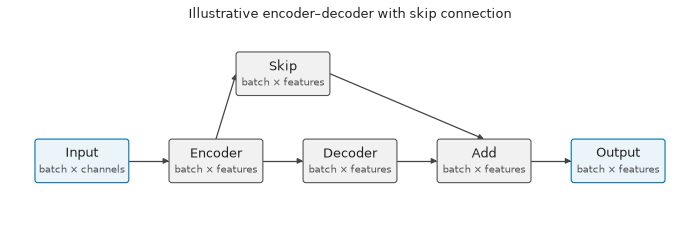
#> input picture docs/milestones/milestone-2/before/encoder_decoder.png, 700 x 230 px; its folder holds only this picture in this run
$ python compare_review.py
#> lines starting #> are read from the running program, lines starting #| are printed output that depends on the picture
"""Compare retained before/after pixels and make a human review contact sheet."""

import json
from pathlib import Path

from PIL import Image, ImageChops, ImageDraw

ROOT = Path(__file__).resolve().parent
NAMES = sorted(path.stem for path in (ROOT / "before").glob("*.png"))


def main():
    comparisons = ROOT / "comparisons"
    comparisons.mkdir(exist_ok=True)
    sheet = Image.new("RGB", (1500, len(NAMES) * 280), "white")
#> sheet: PIL image 1500x280 RGB; every value is 255
    draw = ImageDraw.Draw(sheet)
    results = {}
    for row, name in enumerate(NAMES):
        before = Image.open(ROOT / "before" / f"{name}.png").convert("RGB")
        after = Image.open(ROOT / "after" / f"{name}.png").convert("RGB")
        difference = ImageChops.difference(before, after)
#> difference: PIL image 700x230 RGB; every value is 0
        difference.save(comparisons / f"{name}.diff.png")
        results[name] = {"size": list(after.size), "pixels_identical": difference.getbbox() is None}
        for col, (label, image) in enumerate(
            [("before", before), ("after", after), ("difference", difference)]
        ):
            preview = image.copy()
            preview.thumbnail((490, 240))
            sheet.paste(preview, (col * 500, row * 280 + 30))
            draw.text((col * 500 + 5, row * 280 + 8), f"{name}: {label}", fill="black")
#> this loop made 3 passes
#> label on passes 1 to 3: 'before', 'after', 'difference'
#> preview: PIL image 490x161 RGB; every value is 0
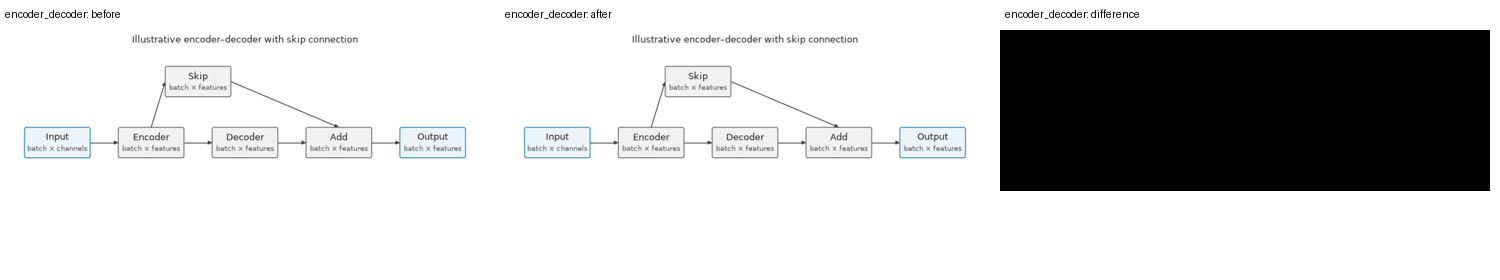
#> sheet: PIL image 1500x280 RGB; mean R, G, B 203.5, 203.8, 204
    sheet.save(comparisons / "contact-sheet.png")
    (comparisons / "results.json").write_text(json.dumps(results, indent=2) + "\n")
    print(json.dumps(results, indent=2))
#| {
#|   "encoder_decoder": {
#|     "size": [
#|       700,
#|       230
#|     ],
#|     "pixels_identical": true
#|   }
#| }


if __name__ == "__main__":
    main()

$ run again, on docs/milestones/milestone-2/before/residual_block.png
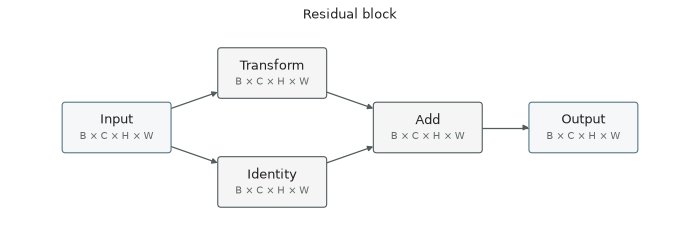
#> input picture docs/milestones/milestone-2/before/residual_block.png, 700 x 250 px
#> difference: PIL image 700x250 RGB; every value is 0
#> the loop in main, `for col, (label, image) in enumerate( [("before", before), ("after", a..` made 3 passes
#> label on passes 1 to 3: 'before', 'after', 'difference'
#> after the loop in main, `for col, (label, image) in enumerate(`:
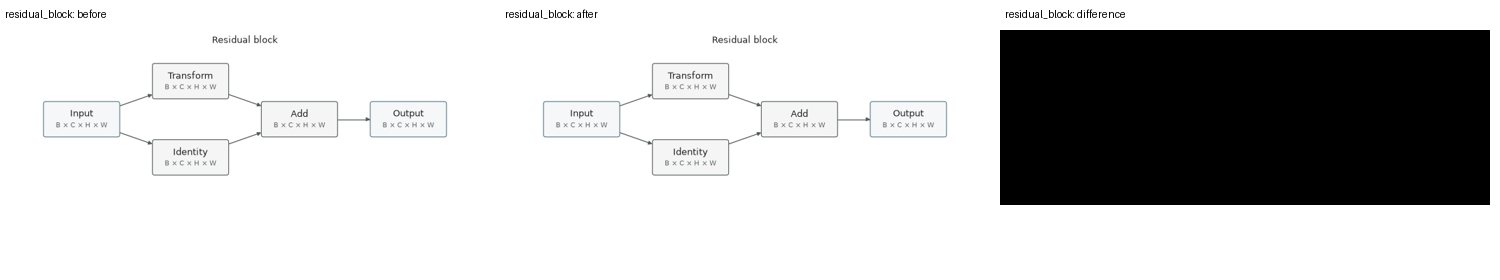
#> sheet: PIL image 1500x280 RGB; mean R, G, B 200.4, 200.5, 200.6
#| {
#|   "residual_block": {
#|     "size": [
#|       700,
#|       250
#|     ],
#> (further printed lines are left out)

$ run again, on docs/milestones/milestone-2/before/training_inference.png
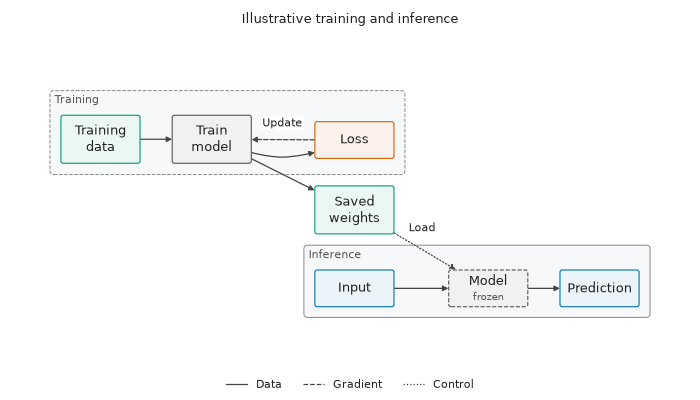
#> input picture docs/milestones/milestone-2/before/training_inference.png, 700 x 400 px
#> difference: PIL image 700x400 RGB; every value is 0
#> the loop in main, `for col, (label, image) in enumerate( [("before", before), ("after", a..` made 3 passes
#> label on passes 1 to 3: 'before', 'after', 'difference'
#> after the loop in main, `for col, (label, image) in enumerate(`:
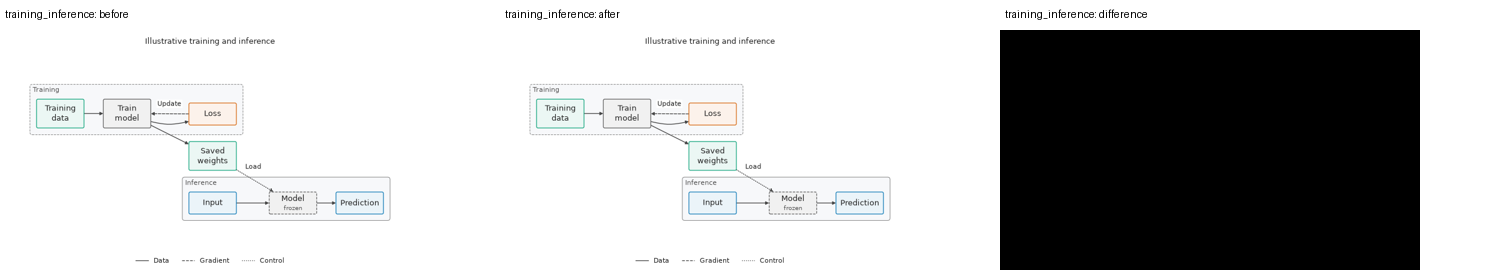
#> sheet: PIL image 1500x280 RGB; mean R, G, B 190.3, 190.7, 190.7
#| {
#|   "training_inference": {
#|     "size": [
#|       700,
#|       400
#|     ],
#> (further printed lines are left out)

$ run again, on docs/milestones/milestone-2/before/manual_ports_loop.png
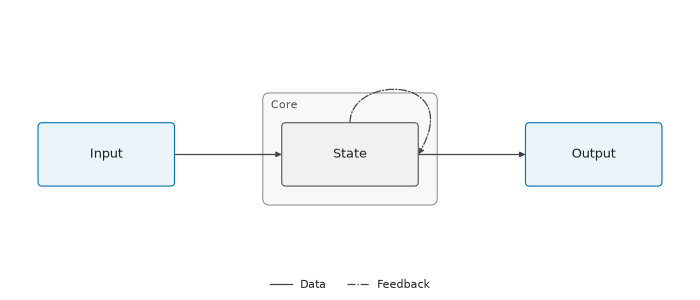
#> input picture docs/milestones/milestone-2/before/manual_ports_loop.png, 700 x 300 px
#> difference: PIL image 700x300 RGB; every value is 0
#> the loop in main, `for col, (label, image) in enumerate( [("before", before), ("after", a..` made 3 passes
#> label on passes 1 to 3: 'before', 'after', 'difference'
#> after the loop in main, `for col, (label, image) in enumerate(`:
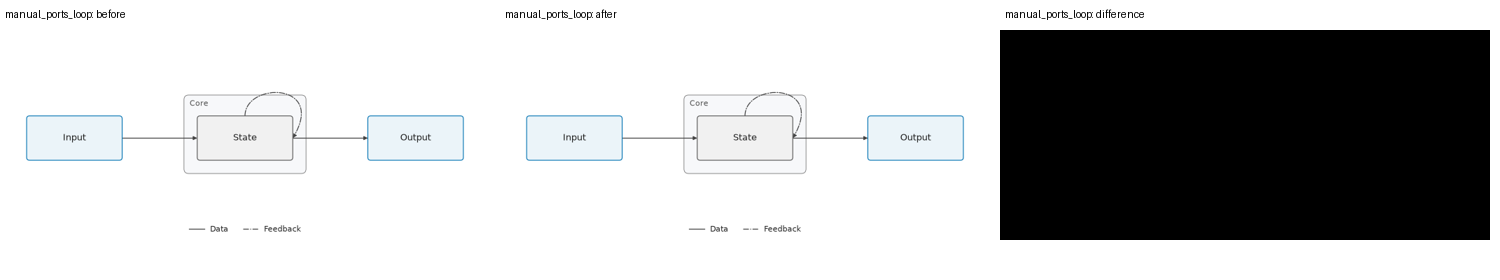
#> sheet: PIL image 1500x280 RGB; mean R, G, B 189.4, 190, 190.4
#| {
#|   "manual_ports_loop": {
#|     "size": [
#|       700,
#|       300
#|     ],
#> (further printed lines are left out)

$ run again, on docs/milestones/milestone-2/before/ml_pipeline.png
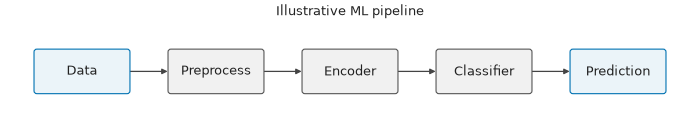
#> input picture docs/milestones/milestone-2/before/ml_pipeline.png, 700 x 140 px
#> difference: PIL image 700x140 RGB; every value is 0
#> the loop in main, `for col, (label, image) in enumerate( [("before", before), ("after", a..` made 3 passes
#> label on passes 1 to 3: 'before', 'after', 'difference'
#> after the loop in main, `for col, (label, image) in enumerate(`:
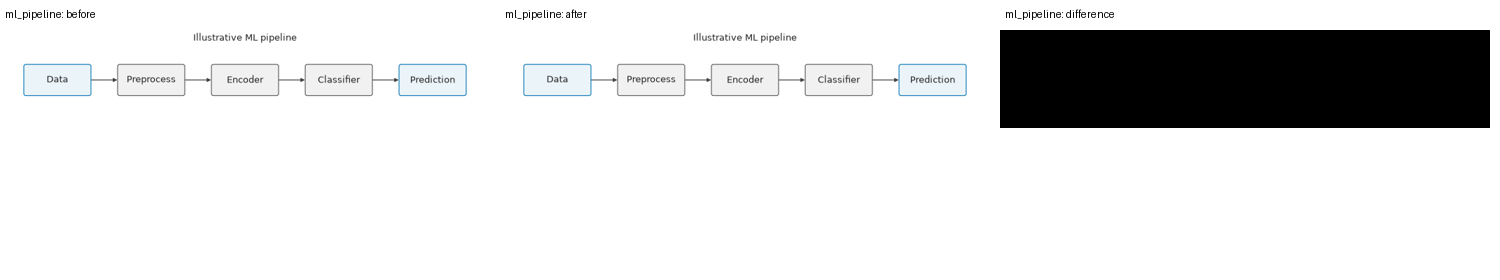
#> sheet: PIL image 1500x280 RGB; mean R, G, B 223.3, 223.6, 223.8
#| {
#|   "ml_pipeline": {
#|     "size": [
#|       700,
#|       140
#|     ],
#> (further printed lines are left out)
